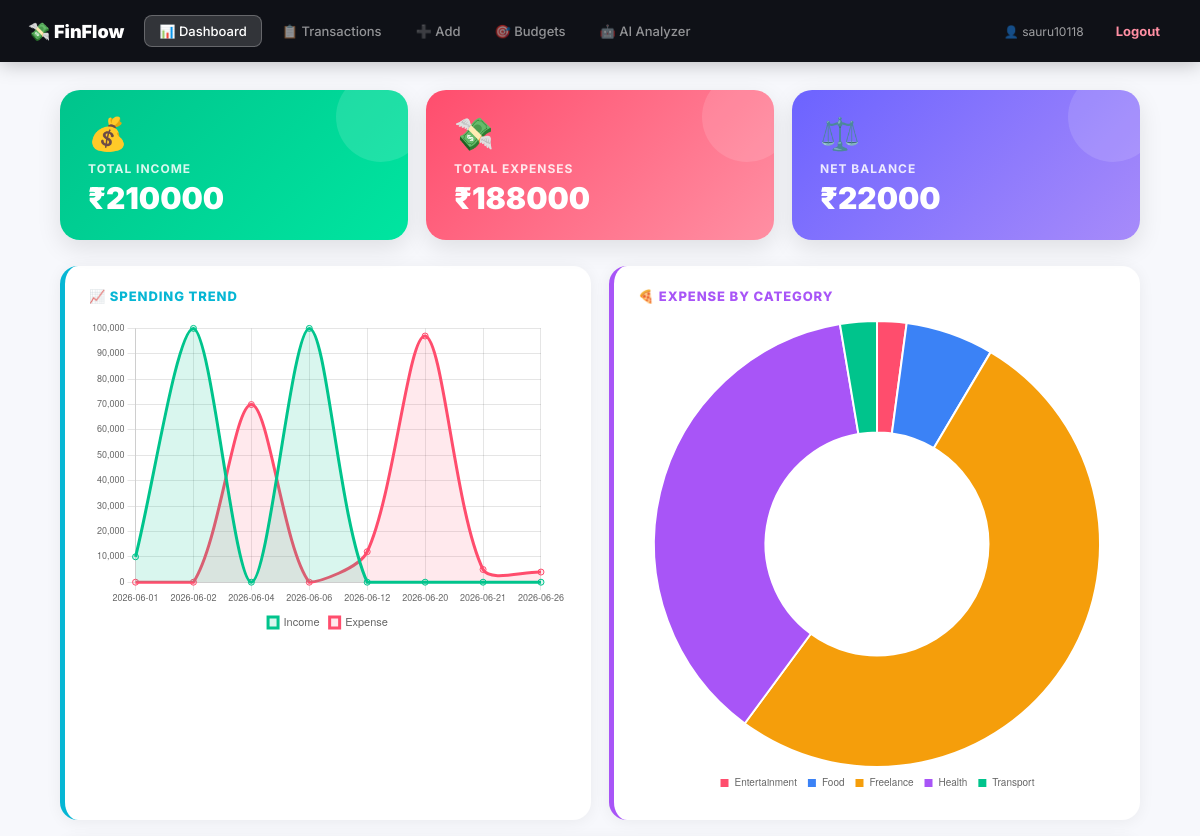
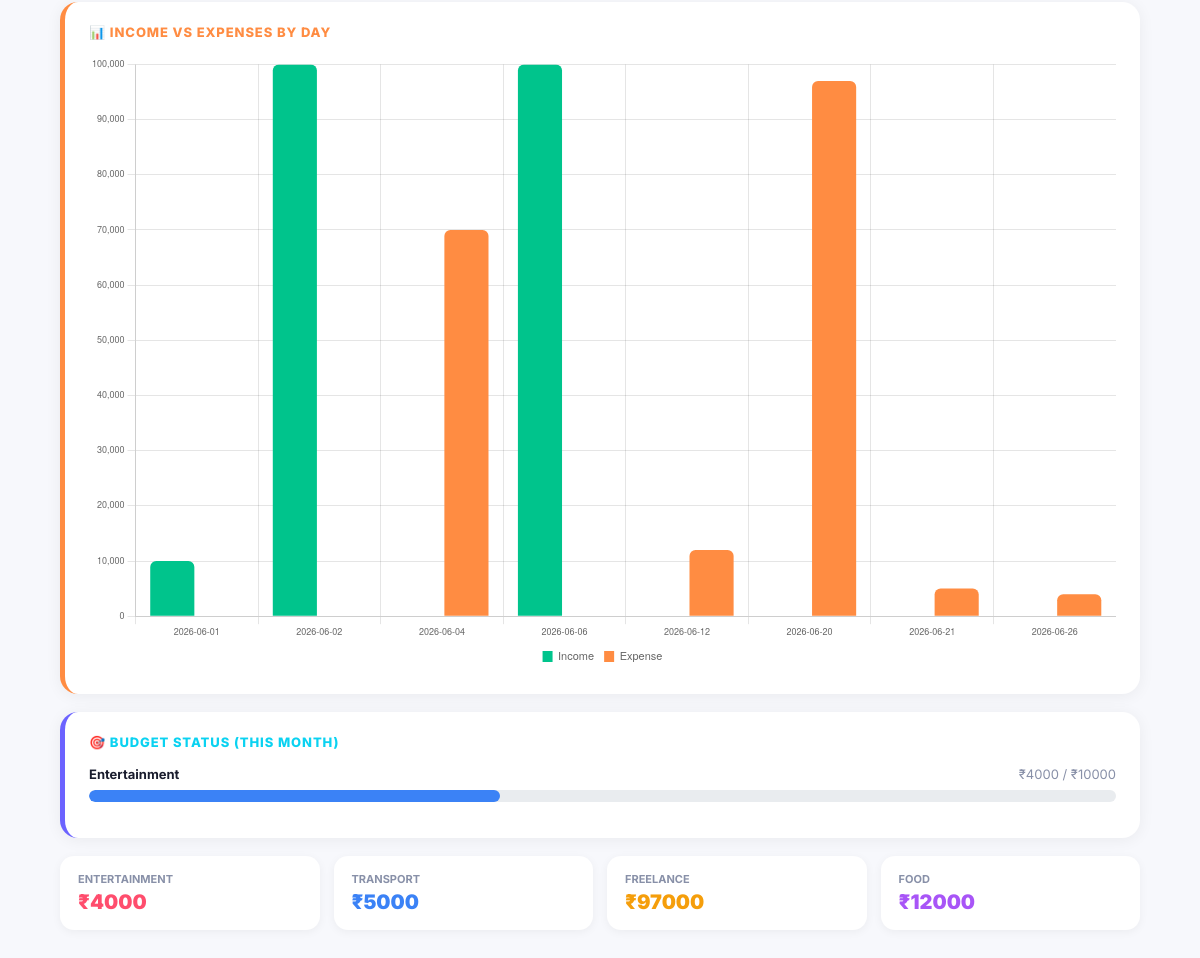
The app's page /dashboard (signed in) with its own data (2 pictures, top to bottom).
### app.py (models this page shows)
class Budget(db.Model):
    __tablename__ = "budgets"
    id: Mapped[int] = mapped_column(Integer, primary_key=True, autoincrement=True)
    user_id: Mapped[int] = mapped_column(Integer, ForeignKey("users.id"), nullable=False)
    category: Mapped[str] = mapped_column(String, nullable=False)
    monthly_limit: Mapped[float] = mapped_column(Float, nullable=False)
    def to_dict(self):
        return {c.name: getattr(self, c.name) for c in self.__table__.columns}

class Transaction(db.Model):
    __tablename__ = "transactions"
    id: Mapped[int] = mapped_column(Integer, primary_key=True, autoincrement=True)
    user_id: Mapped[int] = mapped_column(Integer, ForeignKey("users.id"), nullable=False)
    type: Mapped[str] = mapped_column(String, nullable=False)
    amount: Mapped[float] = mapped_column(Float, nullable=False)
    category: Mapped[str] = mapped_column(String, nullable=False)
    description: Mapped[str] = mapped_column(String, nullable=True)
    date: Mapped[str] = mapped_column(String, nullable=False)
    created_at: Mapped[str] = mapped_column(String, nullable=False)
    def to_dict(self):
        return {c.name: getattr(self, c.name) for c in self.__table__.columns}

### app.py (the view)
@app.route("/dashboard")
@login_required
def dashboard():
    uid = session["user_id"]
    txns_objs = db.session.execute(
        db.select(Transaction).where(Transaction.user_id == uid).order_by(Transaction.date.desc())
    ).scalars().all()
    budgets_objs = db.session.execute(
        db.select(Budget).where(Budget.user_id == uid)
    ).scalars().all()
    txns = [t.to_dict() for t in txns_objs]
    budgets = [b.to_dict() for b in budgets_objs]
    total_income = sum(t["amount"] for t in txns if t["type"] == "income")
    total_expense = sum(t["amount"] for t in txns if t["type"] == "expense")
    balance = total_income - total_expense
    cat_totals = {}
    for t in txns:
        if t["type"] == "expense":
            cat_totals[t["category"]] = cat_totals.get(t["category"], 0) + t["amount"]
    daily = {}
    for t in txns:
        d = t["date"]
        daily.setdefault(d, {"date": d, "income": 0, "expense": 0})
        daily[d][t["type"]] += t["amount"]
    daily_series = sorted(daily.values(), key=lambda x: x["date"])
    this_month = datetime.now().strftime("%Y-%m")
    budget_progress = []
    for b in budgets:
        spent = sum(
            t["amount"] for t in txns
            if t["category"] == b["category"] and t["type"] == "expense" and t["date"].startswith(this_month)
        )
        pct = min(100, round((spent / b["monthly_limit"]) * 100, 1)) if b["monthly_limit"] > 0 else 0
        if pct < 25: color_class = "bar-green"
        elif pct < 50: color_class = "bar-blue"
        elif pct < 80: color_class = "bar-orange"
        else: color_class = "bar-red"
        budget_progress.append({
            "category": b["category"], "limit": b["monthly_limit"],
            "spent": spent, "pct": pct, "color": color_class, "over": spent > b["monthly_limit"]
        })
    return render_template(
        "dashboard.html",
        username=session.get("username"),
        transactions=txns,
        total_income=total_income,
        total_expense=total_expense,
        balance=balance,
        cat_totals=cat_totals,
        daily_series=daily_series,
        budget_progress=budget_progress,
        categories=CATEGORIES,
    )

### app.py (called while the page is built)
def login_required(f):
    @wraps(f)
    def wrapper(*args, **kwargs):
        if "user_id" not in session:
            return redirect(url_for("login"))
        return f(*args, **kwargs)
    return wrapper

### templates/dashboard.html (shortened to what this page needs)
{% extends "base.html" %}
{% block content %}
<div class="stats-grid">
  <div class="stat-card income">
    <span class="stat-icon">💰</span>
    <div class="stat-label">Total Income</div>
    <div class="stat-value">₹{{ "%.0f"|format(total_income) }}</div>
    <div class="stat-deco"></div>
  </div>
  <div class="stat-card expense">
    <span class="stat-icon">💸</span>
    <div class="stat-label">Total Expenses</div>
    <div class="stat-value">₹{{ "%.0f"|format(total_expense) }}</div>
    <div class="stat-deco"></div>
  </div>
  <div class="stat-card balance">
    <span class="stat-icon">⚖️</span>
    <div class="stat-label">Net Balance</div>
    <div class="stat-value">₹{{ "%.0f"|format(balance) }}</div>
    <div class="stat-deco"></div>
  </div>
</div>
<div class="charts-grid">
  <div class="card border-teal">
    <div class="card-title title-teal">📈 Spending Trend</div>
    <canvas id="trendChart" height="200"></canvas>
  </div>
  <div class="card border-purple">
    <div class="card-title title-purple">🍕 Expense by Category</div>
    <canvas id="catChart" height="200"></canvas>
  </div>
</div>
<div class="card border-orange" style="margin-bottom:18px;">
  <div class="card-title title-orange">📊 Income vs Expenses by Day</div>
  <canvas id="barChart" height="180"></canvas>
</div>
{% if budget_progress %}
<div class="card border-accent" style="margin-bottom:18px;">
  <div class="card-title" style="color:#0ad2f1;">🎯 Budget Status (this month)</div>
  {% for b in budget_progress %}
  <div style="margin-bottom:14px;">
    <div style="display:flex; justify-content:space-between; font-size:13px; margin-bottom:6px;">
      <span style="font-weight:700;">{{ b.category }}</span>
      <span style="color:#8890a8;">₹{{ "%.0f"|format(b.spent) }} / ₹{{ "%.0f"|format(b.limit) }}</span>
    </div>
    <div class="budget-bar-bg">
      <div class="budget-bar-fill {{ b.color }}" style="width: {{ b.pct }}%;"></div>
    </div>
  </div>
  {% endfor %}
</div>
{% endif %}
{% if cat_totals %}
<div class="mini-grid">
  {% for cat, val in cat_totals.items() %}
  {% if loop.index <= 4 %}
  <div class="mini-card">
    <span class="mini-label">{{ cat }}</span>
    <span class="mini-value" style="color: {{ ['#ff4d6d','#3b82f6','#f59e0b','#a855f7','#00c48c','#ec4899','#6c63ff','#06b6d4','#ff8c42','#8890a8'][loop.index0 % 10] }};">₹{{ "%.0f"|format(val) }}</span>
  </div>
  {% endif %}
  {% endfor %}
</div>
{% endif %}
{% endblock %}
{% block scripts %}
<script>
  const dailyData =  {{daily_series| tojson}} ;
  const catTotals = {{ cat_totals|tojson}} ;
  // Trend (area-ish line) chart
  new Chart(document.getElementById('trendChart'), {
    type: 'line',
    data: {
      labels: dailyData.map(d => d.date),
      datasets: [
        { label:'Income', data: dailyData.map(d=>d.income), borderColor:'#00c48c', backgroundColor:'rgba(0,196,140,0.15)', fill:true, tension:0.3 },
        { label:'Expense', data: dailyData.map(d=>d.expense), borderColor:'#ff4d6d', backgroundColor:'rgba(255,77,109,0.12)', fill:true, tension:0.3 }
      ]
    },
    options: { responsive:true, plugins:{legend:{position:'bottom', labels:{boxWidth:10,font:{size:11}}}}, scales:{x:{ticks:{font:{size:9}}},y:{ticks:{font:{size:9}}}} }
  });
  // Category pie/donut
  const catColors = ['#ff4d6d','#3b82f6','#f59e0b','#a855f7','#00c48c','#ec4899','#6c63ff','#06b6d4','#ff8c42','#8890a8'];
  new Chart(document.getElementById('catChart'), {
    type: 'doughnut',
    data: {
      labels: Object.keys(catTotals),
      datasets: [{ data: Object.values(catTotals), backgroundColor: catColors, borderWidth:2, borderColor:'#fff' }]
    },
    options: { responsive:true, plugins:{legend:{position:'bottom', labels:{boxWidth:10,font:{size:10}}}} }
  });
  // Bar chart
  new Chart(document.getElementById('barChart'), {
    type: 'bar',
    data: {
      labels: dailyData.map(d => d.date),
      datasets: [
        { label:'Income', data: dailyData.map(d=>d.income), backgroundColor:'#00c48c', borderRadius:6 },
        { label:'Expense', data: dailyData.map(d=>d.expense), backgroundColor:'#ff8c42', borderRadius:6 }
      ]
    },
    options: { responsive:true, plugins:{legend:{position:'bottom', labels:{boxWidth:10,font:{size:11}}}}, scales:{x:{ticks:{font:{size:9}}},y:{ticks:{font:{size:9}}}} }
  });
</script>
{% endblock %}

### templates/base.html (shortened to what this page needs)
<!DOCTYPE html>
<html lang="en">
<head>
  <link rel="stylesheet" href="{{ url_for('static', filename='style.css') }}">
</head>
<body>
  {% if username %}
  <nav class="navbar">
    <div class="nav-logo">💸 FinFlow</div>
    <a href="{{ url_for('dashboard') }}" class="nav-link {{ 'active' if request.endpoint=='dashboard' }}">📊 Dashboard</a>
    <a href="{{ url_for('transactions_page') }}" class="nav-link {{ 'active' if request.endpoint=='transactions_page' }}">📋 Transactions</a>
    <a href="{{ url_for('add_transaction') }}" class="nav-link {{ 'active' if request.endpoint=='add_transaction' }}">➕ Add</a>
    <a href="{{ url_for('budgets_page') }}" class="nav-link {{ 'active' if request.endpoint=='budgets_page' }}">🎯 Budgets</a>
    <a href="{{ url_for('analyzer_page') }}" class="nav-link {{ 'active' if request.endpoint=='analyzer_page' }}">🤖 AI Analyzer</a>
    <span class="nav-user">👤 {{ username }}</span>
    <a href="{{ url_for('logout') }}" class="nav-logout">Logout</a>
  </nav>
  {% endif %}
  <div class="page-wrap">
    {% block content %}{% endblock %}
  </div>
  {% block scripts %}{% endblock %}
</body>
</html>

### static/style.css (style rules this page uses)
* { margin:0; padding:0; box-sizing:border-box; }
body { font-family: 'Inter', system-ui, sans-serif; background: #f7f8fc; color: #1a1d2e; min-height: 100vh; }
a { text-decoration: none; color: inherit; }
.navbar { background: #0f1117; padding: 0 28px; height: 62px; display: flex; align-items: center; gap: 6px; position: sticky; top: 0; z-index: 100; box-shadow: 0 2px 20px rgba(0,0,0,0.25); flex-wrap: wrap; }
.nav-logo { font-weight: 900; font-size: 18px; color: #fff; margin-right: 14px; }
.nav-link { color: rgba(255,255,255,0.55); padding: 7px 14px; border-radius: 8px; font-size: 13px; font-weight: 500; transition: all .15s; }
.nav-link.active { background: rgba(255,255,255,0.15); color: #fff; border: 1px solid rgba(255,255,255,0.25); }
.nav-user { color: rgba(255,255,255,0.6); font-size: 12px; margin-right: 14px; }
.nav-logout { color: #ff8fa3; font-size: 13px; font-weight: 700; padding: 6px 12px; border-radius: 8px; }
.page-wrap { max-width: 1120px; margin: 0 auto; padding: 28px 20px 60px; }
.stats-grid { display: grid; grid-template-columns: repeat(3,1fr); gap: 18px; margin-bottom: 26px; }
.stat-card { border-radius: 20px; padding: 24px 28px; position: relative; overflow: hidden; box-shadow: 0 8px 24px rgba(0,0,0,0.10); }
.stat-card.income { background: linear-gradient(135deg,#00c48c,#00e5a0); }
.stat-card.expense { background: linear-gradient(135deg,#ff4d6d,#ff8fa3); }
.stat-card.balance { background: linear-gradient(135deg,#6c63ff,#a78bfa); }
.stat-icon { font-size: 32px; display: block; margin-bottom: 8px; }
.stat-label { font-size: 12px; color: rgba(255,255,255,0.85); font-weight: 700; text-transform: uppercase; letter-spacing: 1px; }
.stat-value { font-size: 30px; font-weight: 900; color: #fff; margin-top: 4px; }
.stat-deco { position: absolute; right: -18px; top: -18px; width: 90px; height: 90px; border-radius: 50%; background: rgba(255,255,255,0.12); }
.card { background: #fff; border-radius: 18px; padding: 22px 24px; box-shadow: 0 2px 16px rgba(0,0,0,0.06); }
.card.border-teal { border-left: 5px solid #06b6d4; }
.card.border-purple { border-left: 5px solid #a855f7; }
.card.border-orange { border-left: 5px solid #ff8c42; }
.card.border-accent { border-left: 5px solid #6c63ff; }
.card-title { font-size: 13px; font-weight: 800; margin-bottom: 16px; text-transform: uppercase; letter-spacing: 0.9px; }
.title-teal { color: #06b6d4; }
.title-purple { color: #a855f7; }
.title-orange { color: #ff8c42; }
.charts-grid { display: grid; grid-template-columns: 1fr 1fr; gap: 18px; margin-bottom: 18px; }
.mini-grid { display: grid; grid-template-columns: repeat(4,1fr); gap: 14px; margin-top: 4px; }
.mini-card { background: #fff; border-radius: 14px; padding: 16px 18px; box-shadow: 0 2px 10px rgba(0,0,0,0.05); display:flex; flex-direction:column; gap:4px; }
.mini-label { font-size: 11px; color: #8890a8; font-weight: 700; text-transform: uppercase; }
.mini-value { font-size: 20px; font-weight: 900; }
.budget-bar-bg { background: #f0f1ff; border-radius: 99px; height: 10px; overflow: hidden; }
.budget-bar-fill { height: 100%; border-radius: 99px; transition: width .3s; }
.budget-bar-bg { background: #e9ecef; height: 12px; border-radius: 6px; overflow: hidden; margin-top: 8px; }
.budget-bar-fill { height: 100%; transition: width 0.6s ease, background-color 0.4s ease; }
.bar-blue { background-color: #3b82f6; }

### records on screen
Budget: category "Entertainment", spent "4000", limit "10000", {{ b.pct }} 40.0 (drawn)
Transaction: category "ENTERTAINMENT", val "4000"
Transaction: category "TRANSPORT", val "5000"
Transaction: category "FREELANCE", val "97000"
Transaction: category "FOOD", val "12000"

### other values on screen
{{ username }} "sauru10118"
{{ "%.0f"|format(total_income) }} "210000"
{{ "%.0f"|format(total_expense) }} "188000"
{{ "%.0f"|format(balance) }} "22000"
chart data {{ cat_totals|tojson }} {"Entertainment": 4000.0, "Food": 12000.0, "Freelance": 97000.0, "Health": 70000.0, "Transport": 5000.0}
